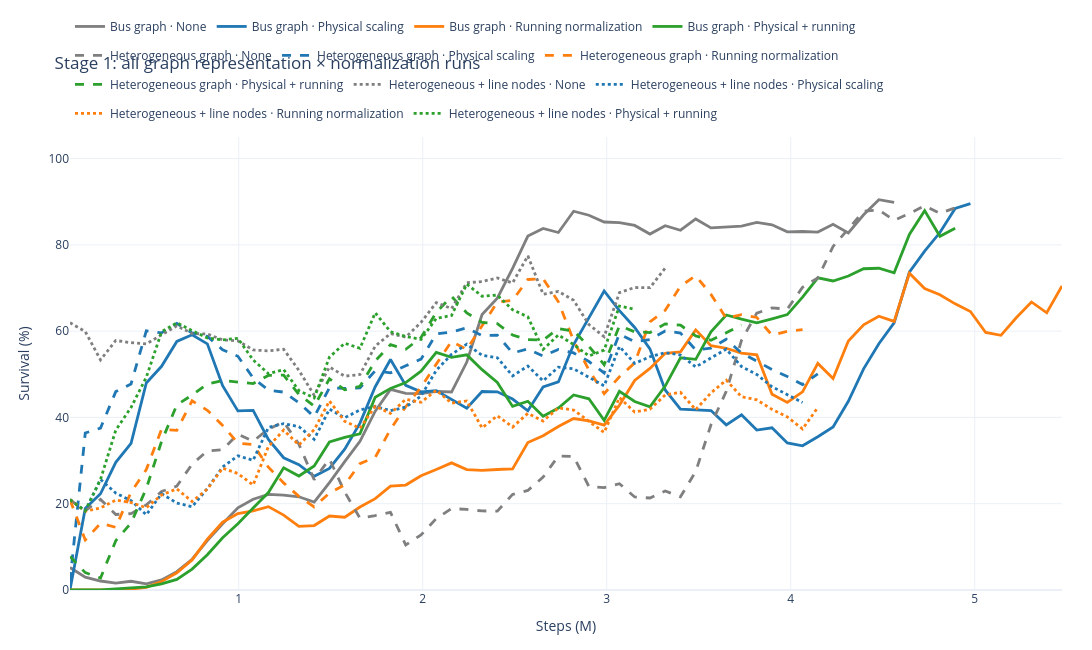

The notebook cell saved with this chart:
### Code cell
all_run_specs = [
    {
        "name": selected_run_name(graph_type, normalization),
        "label": f"{REPRESENTATION_LABELS[graph_type]} · {NORMALIZATION_LABELS[normalization]}",
        "color": NORMALIZATION_COLORS[normalization],
        "dash": REPRESENTATION_DASHES[graph_type],
    }
    for graph_type in REPRESENTATION_ORDER
    for normalization in NORMALIZATION_ORDER
]

all_runs_fig = wm.plot_runs(
    all_run_specs,
    split="test",
    smooth=SMOOTH_WINDOW,
    show_raw=SHOW_RAW,
    title="Stage 1: all graph representation × normalization runs",
    y_range=Y_RANGE,
    width=1500,
    height=650,
    save_name="gs_stage1_all_representation_normalization_curves",
    history=history_df,
)
all_runs_fig
